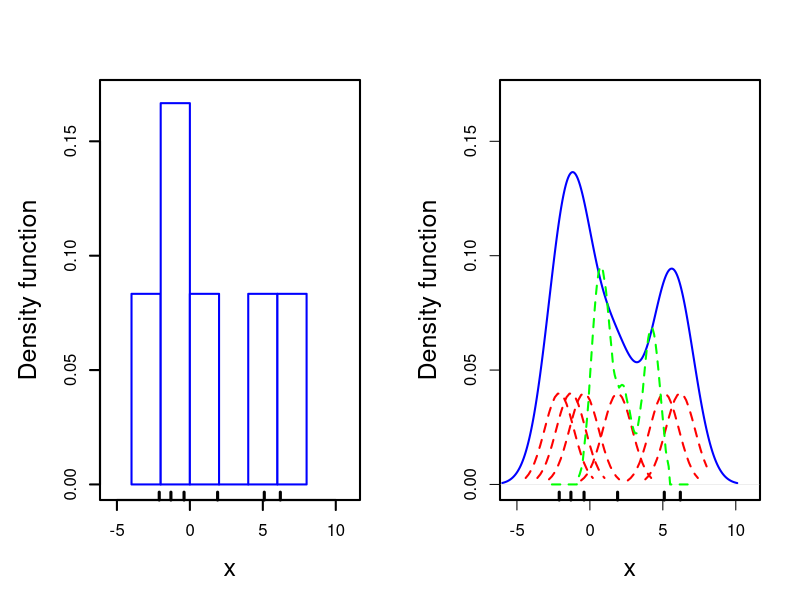

The R source for this figure:
#!/usr/bin/env Rscript
# this script does what?
# looking to replace https://commons.wikimedia.org/wiki/File:Comparison_of_1D_histogram_and_KDE.png
library(Cairo)
set.seed(2)

x <- seq(-8, 8, .2)
rx <- c(-2.1, -1.3, -.4, 1.9, 5.1, 6.2) # eyeballed values 

h <- hist(rx, breaks=4, plot=F)
d <- density(rx, bw=1.3) # eyeballed bandwidth

# CairoPNG("kd3.png", 1600, 800)
CairoSVG("kd3.svg", 16, 8)
par(mfrow=c(1,2))
par(lwd=2) # will both axes and the bar borders to this width by default.
# par(mar = c(5, 8, 4, 2))
par(mar = c(5, 5, 4, 2))
# plot(h, border="blue", lwd=2, col="white", freq=F, xlab="x", ylab="Density function", main="", cex.lab=1.5, xlim=c(-5.5, 11), ylim=c(0,.17)) # watch that freq option.
plot(h, border="blue", lwd=2, col="white", freq=F, xlab="x", ylab="Density function", main="", cex.lab=1.5, xlim=c(-5.5, 11), ylim=c(0,.17)) # watch that freq option.

box() # make a box in stead of isolated x and y
rug(rx, lwd=3, ticksize=0.03)
# lines(density(rx,bw=0.3))
# lines(d)
# plot(d, type="l", lwd=2, col="blue", xlab="x", ylab="Density function", main="", cex.lab=1.5, xlim=c(-5.5, 11), ylim=c(0,.17))
plot(d, type="l", col="blue", xlab="x", ylab="Density function", main="", cex.lab=1.5, xlim=c(-5.5, 11), ylim=c(0,.17))
# now draw a normal above each data point, to illustrate KDE.

# all possible points.
ss0 <- seq(rx[1]-.5,rx[6]+.5,.1)
m <- matrix(rep(0, length(ss0)*length(rx)), nrow=length(ss0), ncol=length(rx)) ## on which you will perform rowSums

for(i in 1:length(rx)) {
    w <- which(x>(rx[i]-2.5) & x<(rx[i]+2.5)) # find the x values of interest to this particular data point.
    x0 <- x[w]
    d0 <- .1*dnorm(x0, mean=rx[i], sd=1)
    m[w,i] <- d0 # collect in matrix
    lines(x0, y=d0, type="l", lwd=2, lty=2, col="red") # 5 is long dash
}
lines(ss0, y=rowSums(m), type="l", lwd=2, lty=2, col="green") # 5 is long dash
rug(rx, lwd=3, ticksize=0.03)
# lines(density(rx,bw=

# You should be able to plot rowSums(m) now and it should look like d.
# Cairo image template
# put plot command here
dev.off()
